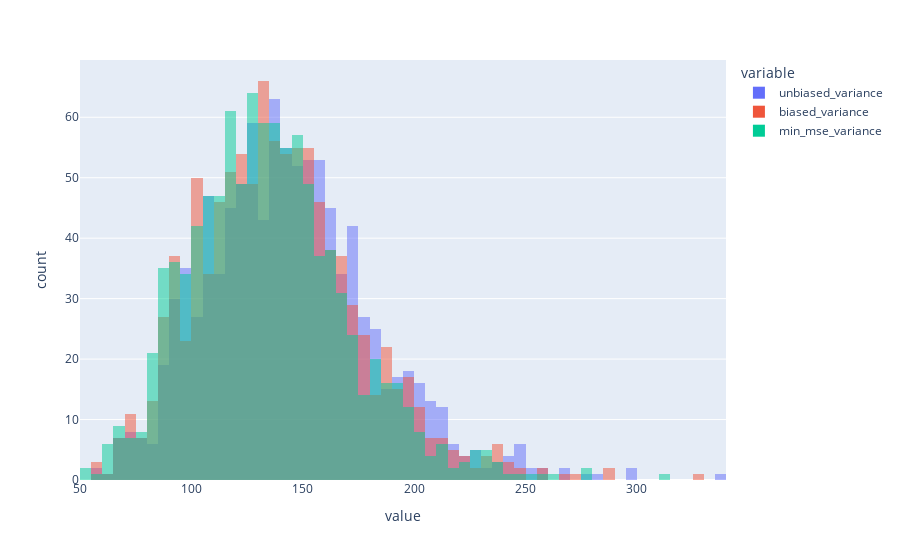

Notebook source saved alongside this figure:
### Markdown cell above
**Exercise 1.** In this exercise we will analyze the distribution of a few estimators (for normally distributed data) from repeated experiments (the number of repetitions will be $N$). The size of the sample ($n$) will be the same in each experiment. To this end:

- Write a function that will return $N$ samples of size $n$ from from gaussian distribution with a given mean $\mu$ and variance $\sigma^2$. Run the function with parameters: $N=1000$, $n = 30$, $\mu = 200$, $\sigma^2=144$
- Based on the dataset from the previous point, for each sample of size $n$ compute the following estimators:

* mean $\hat{X} = \frac{1}{n} \sum_{i=1}^n X_i$
* unbiased estimator for variance $\tilde{S}_n^2 = \frac{1}{n-1} \sum_{i=1}^n (X_i-\hat{X})^2$
* biased estimator for variance $S_n^2 = \frac{1}{n} \sum_{i=1}^n (X_i-\hat{X})^2$
* estimator for variance with mininal MSE $S_n^{2*} = \frac{1}{n+1} \sum_{i=1}^n (X_i-\hat{X})^2$

Hint: For that purpose, we suggest to write a function and change the functions for the estimators when necessary. For variance estimators, make the fullest use of `np.var`.

- Create the histograms for the values of the computed estimators. Plot the values of the true parameters ($\mu = 200$, $\sigma^2=144$ ). What can you say about the distribution of the estimators? Are there differences in the shape of the distributions of the estimators? Discuss and justify your view.
- Compute the biases, variances, and MSE of the estimators. Do the results agree with the theoretical results?

### Code cell
def get_samples(N, n, mi, sigma):
    return rd.normal(loc=mi, scale=np.sqrt(sigma), size=(N, n))


def mean_estimator(sample: np.ndarray):
    return sample.mean()


def unbiased_var_estimator(sample: np.ndarray):
    return sample.var(ddof=1)


def biased_var_estimator(sample: np.ndarray):
    return sample.var(ddof=0)


def minimal_mse_var_estimator(sample: np.ndarray):
    return sample.var(ddof=0) * len(sample) / (len(sample) + 1)


MEAN = 200
VAR = 144

samples = get_samples(1000, 30, MEAN, VAR)

means = []
unb_vars = []
b_vars = []
min_mse_vars = []

for s in samples:
    means.append(mean_estimator(s))
    unb_vars.append(unbiased_var_estimator(s))
    b_vars.append(biased_var_estimator(s))
    min_mse_vars.append(minimal_mse_var_estimator(s))

estimators = pd.DataFrame(
    {
        # "mean": means,
        "unbiased_variance": unb_vars,
        "biased_variance": b_vars,
        "min_mse_variance": min_mse_vars,
    }
)

px.histogram(estimators, barmode="overlay")

### Figure 1 — Plotly figure (JSON) as saved in the notebook; plotly's stock layout.template omitted (floating-point values rounded to 4 significant figures; data arrays with more than 128 entries replaced by an {"elided": "..."} marker saying what was removed)
{"data": [{"alignmentgroup": "True", "bingroup": "x", "hovertemplate": "variable=unbiased_variance<br>value=%{x}<br>count=%{y}<extra></extra>", "legendgroup": "unbiased_variance", "marker": {"color": "#636efa", "opacity": 0.5, "pattern": {"shape": ""}}, "name": "unbiased_variance", "offsetgroup": "unbiased_variance", "orientation": "v", "showlegend": true, "type": "histogram", "x": {"elided": "1000 float values"}, "xaxis": "x", "yaxis": "y"}, {"alignmentgroup": "True", "bingroup": "x", "hovertemplate": "variable=biased_variance<br>value=%{x}<br>count=%{y}<extra></extra>", "legendgroup": "biased_variance", "marker": {"color": "#EF553B", "opacity": 0.5, "pattern": {"shape": ""}}, "name": "biased_variance", "offsetgroup": "biased_variance", "orientation": "v", "showlegend": true, "type": "histogram", "x": {"elided": "1000 float values"}, "xaxis": "x", "yaxis": "y"}, {"alignmentgroup": "True", "bingroup": "x", "hovertemplate": "variable=min_mse_variance<br>value=%{x}<br>count=%{y}<extra></extra>", "legendgroup": "min_mse_variance", "marker": {"color": "#00cc96", "opacity": 0.5, "pattern": {"shape": ""}}, "name": "min_mse_variance", "offsetgroup": "min_mse_variance", "orientation": "v", "showlegend": true, "type": "histogram", "x": {"elided": "1000 float values"}, "xaxis": "x", "yaxis": "y"}], "layout": {"barmode": "overlay", "legend": {"title": {"text": "variable"}, "tracegroupgap": 0}, "margin": {"t": 60}, "xaxis": {"anchor": "y", "domain": [0, 1], "title": {"text": "value"}}, "yaxis": {"anchor": "x", "domain": [0, 1], "title": {"text": "count"}}}}
